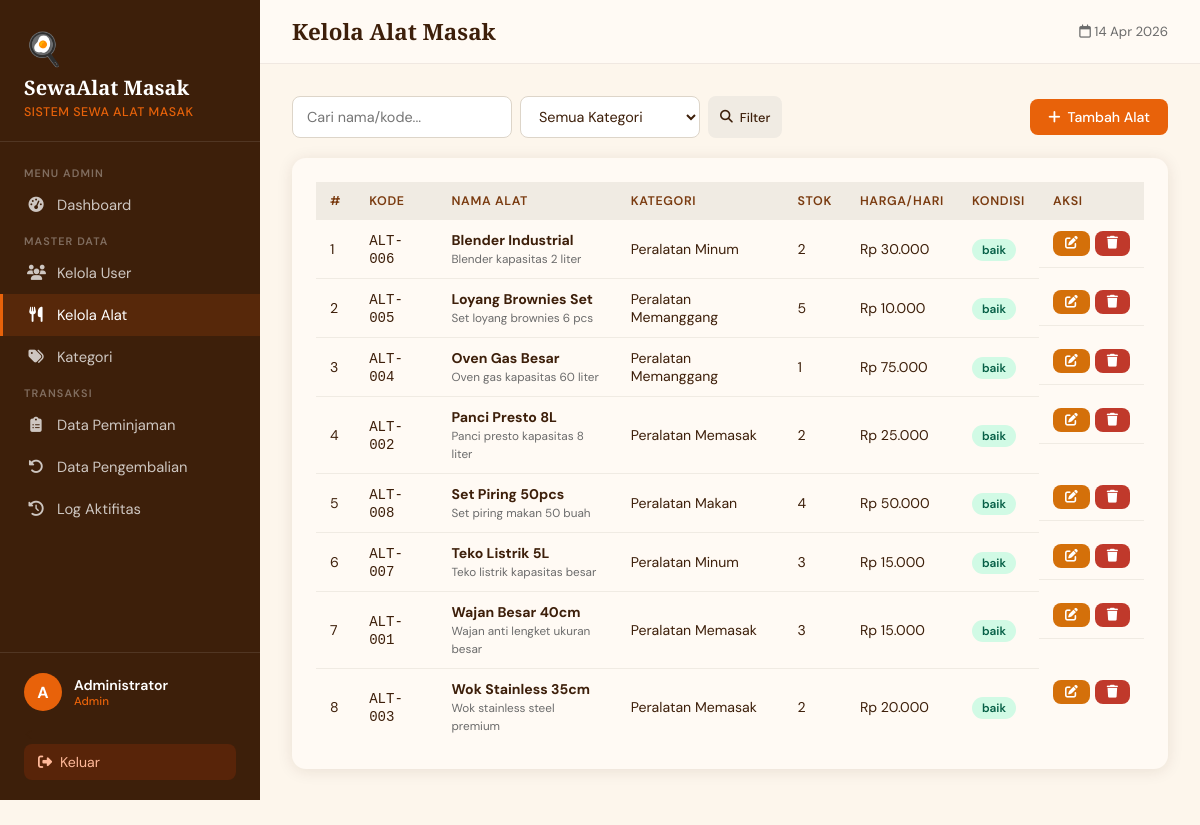
The page /alat.php (signed in) on the database its author committed.
### tables this page shows
CREATE TABLE alat (
    id INT AUTO_INCREMENT PRIMARY KEY,
    kategori_id INT,
    nama VARCHAR(150) NOT NULL,
    kode VARCHAR(50) UNIQUE,
    deskripsi TEXT,
    stok INT DEFAULT 1,
    harga_sewa DECIMAL(10,2) DEFAULT 0,
    kondisi ENUM('baik','rusak_ringan','rusak_berat') DEFAULT 'baik',
    foto VARCHAR(255),
    created_at TIMESTAMP DEFAULT CURRENT_TIMESTAMP,
    FOREIGN KEY (kategori_id) REFERENCES kategori(id) ON DELETE SET NULL
);

CREATE TABLE kategori (
    id INT AUTO_INCREMENT PRIMARY KEY,
    nama VARCHAR(100) NOT NULL,
    deskripsi TEXT,
    created_at TIMESTAMP DEFAULT CURRENT_TIMESTAMP
);

### includes/auth.php (called while the page is built, shortened)
<?php
function get_role() {
    return $_SESSION['role'] ?? '';
}
function current_user() {
    return [
        'id'   => $_SESSION['user_id'] ?? null,
        'nama' => $_SESSION['nama'] ?? '',
        'role' => $_SESSION['role'] ?? '',
        'email'=> $_SESSION['email'] ?? '',
    ];
}
?>

### includes/config.php (called while the page is built, shortened)
<?php
function rupiah($angka) {
    return 'Rp ' . number_format($angka, 0, ',', '.');
}
?>

### alat.php (the view, shortened to what this page needs)
<?php
require_once '../includes/config.php';
require_once '../includes/auth.php';
$page_title = 'Kelola Alat Masak';
$search=$_GET['q']??'';$kat_filter=$_GET['kat']??'';
$where="WHERE 1=1";
$alats=$conn->query("SELECT a.*,k.nama kat_nama FROM alat a LEFT JOIN kategori k ON a.kategori_id=k.id $where ORDER BY a.nama");
include '../includes/header.php';
?>
<div style="display:flex;gap:10px;flex-wrap:wrap;align-items:center;margin-bottom:20px;">
  <form method="GET" style="display:flex;gap:8px;flex:1;min-width:200px;flex-wrap:wrap;">
    <input type="text" name="q" placeholder="Cari nama/kode..." value="<?=htmlspecialchars($search)?>" style="max-width:220px;">
    <select name="kat" style="max-width:180px;">
      <option value="">Semua Kategori</option>
    </select>
    <button type="submit" class="btn btn-secondary btn-sm"><i class="fas fa-search"></i> Filter</button>
  </form>
  <button class="btn btn-primary" onclick="openModal('modal-tambah')"><i class="fas fa-plus"></i> Tambah Alat</button>
</div>
<div class="card">
  <div class="table-wrap">
    <table>
      <thead><tr><th>#</th><th>Kode</th><th>Nama Alat</th><th>Kategori</th><th>Stok</th><th>Harga/Hari</th><th>Kondisi</th><th>Aksi</th></tr></thead>
      <tbody>
        <?php $no=1; while($a=$alats->fetch_assoc()): ?>
        <tr>
          <td><?=$no++?></td>
          <td><code><?=$a['kode']?></code></td>
          <td><strong><?=htmlspecialchars($a['nama'])?></strong><br><small style="color:var(--gray)"><?=htmlspecialchars(substr($a['deskripsi']??'',0,50))?></small></td>
          <td><?=htmlspecialchars($a['kat_nama']??'-')?></td>
          <td><?=$a['stok']?></td>
          <td><?=rupiah($a['harga_sewa'])?></td>
          <td><span class="badge <?=$a['kondisi']=='baik'?'badge-success':($a['kondisi']=='rusak_ringan'?'badge-warning':'badge-danger')?>"><?=str_replace('_',' ',$a['kondisi'])?></span></td>
          <td style="display:flex;gap:5px;">
            <a href="?edit=<?=$a['id']?>" class="btn btn-warning btn-sm"><i class="fas fa-edit"></i></a>
            <form method="POST" style="display:inline" onsubmit="return confirm('Hapus alat ini?')">
              <button class="btn btn-danger btn-sm"><i class="fas fa-trash"></i></button>
            </form>
          </td>
        </tr>
        <?php endwhile; ?>
      </tbody>
    </table>
  </div>
</div>
<?php include '../includes/footer.php'; ?>

### includes/header.php (shortened to what this page needs)
<?php
$user = current_user();
$role = get_role();
$base = APP_URL;
?>
<!DOCTYPE html>
<html lang="id">
<head>
<link rel="stylesheet" href="https://cdnjs.cloudflare.com/ajax/libs/font-awesome/6.5.0/css/all.min.css">
</head>
<body>
<div class="sidebar">
  <div class="sidebar-brand">
    <div class="brand-icon">🍳</div>
    <h2><?= APP_NAME ?></h2>
    <span>Sistem Sewa Alat Masak</span>
  </div>
  <nav class="sidebar-nav">
    <?php if ($role === 'admin'): ?>
    <div class="nav-section">Menu Admin</div>
    <a href="<?=$base?>/admin/dashboard.php" class="nav-item <?= strpos($_SERVER['PHP_SELF'],'dashboard')!==false?'active':'' ?>">
      <i class="fas fa-tachometer-alt"></i> Dashboard
    </a>
    <div class="nav-section">Master Data</div>
    <a href="<?=$base?>/admin/users.php" class="nav-item <?= strpos($_SERVER['PHP_SELF'],'users')!==false?'active':'' ?>">
      <i class="fas fa-users"></i> Kelola User
    </a>
    <a href="<?=$base?>/admin/alat.php" class="nav-item <?= strpos($_SERVER['PHP_SELF'],'/alat')!==false?'active':'' ?>">
      <i class="fas fa-utensils"></i> Kelola Alat
    </a>
    <a href="<?=$base?>/admin/kategori.php" class="nav-item <?= strpos($_SERVER['PHP_SELF'],'kategori')!==false?'active':'' ?>">
      <i class="fas fa-tags"></i> Kategori
    </a>
    <div class="nav-section">Transaksi</div>
    <a href="<?=$base?>/admin/peminjaman.php" class="nav-item <?= strpos($_SERVER['PHP_SELF'],'peminjaman')!==false?'active':'' ?>">
      <i class="fas fa-clipboard-list"></i> Data Peminjaman
    </a>
    <a href="<?=$base?>/admin/pengembalian.php" class="nav-item <?= strpos($_SERVER['PHP_SELF'],'pengembalian')!==false?'active':'' ?>">
      <i class="fas fa-undo-alt"></i> Data Pengembalian
    </a>
    <a href="<?=$base?>/admin/log.php" class="nav-item <?= strpos($_SERVER['PHP_SELF'],'log')!==false?'active':'' ?>">
      <i class="fas fa-history"></i> Log Aktifitas
    </a>
    <?php endif; ?>
  </nav>
  <div class="sidebar-footer">
    <div class="user-card">
      <div class="user-avatar"><?= strtoupper(substr($user['nama'],0,1)) ?></div>
      <div class="user-info">
        <div class="name"><?= htmlspecialchars($user['nama']) ?></div>
        <div class="role-badge"><?= $user['role'] ?></div>
      </div>
    </div>
    <<form method="POST" action="<?=$base?>/auth/logout.php">
      <button type="submit" class="btn-logout"><i class="fas fa-sign-out-alt"></i> Keluar</button>
    </form>
  </div>
</div>
<div class="main-wrapper">
<div class="topbar">
  <h1><?= $page_title ?? APP_NAME ?></h1>
  <div class="topbar-right">
    <span class="topbar-date"><i class="far fa-calendar"></i> <?= date('d M Y') ?></span>
  </div>
</div>
<div class="main-content">

### includes/footer.php (shortened to what this page needs)
</div>
</div>
</body>
</html>

### rows shown on the page
alat: kode "ALT-006", nama "Blender Industrial", deskripsi "Blender kapasitas 2 liter", kategori.nama "Peralatan Minum", stok "2", harga_sewa "Rp 30.000", kondisi "baik"
alat: kode "ALT-005", nama "Loyang Brownies Set", deskripsi "Set loyang brownies 6 pcs", kategori.nama "Peralatan Memanggang", stok "5", harga_sewa "Rp 10.000", kondisi "baik"
alat: kode "ALT-004", nama "Oven Gas Besar", deskripsi "Oven gas kapasitas 60 liter", kategori.nama "Peralatan Memanggang", stok "1", harga_sewa "Rp 75.000", kondisi "baik"
alat: kode "ALT-002", nama "Panci Presto 8L", deskripsi "Panci presto kapasitas 8 liter", kategori.nama "Peralatan Memasak", stok "2", harga_sewa "Rp 25.000", kondisi "baik"
alat: kode "ALT-008", nama "Set Piring 50pcs", deskripsi "Set piring makan 50 buah", kategori.nama "Peralatan Makan", stok "4", harga_sewa "Rp 50.000", kondisi "baik"
alat: kode "ALT-007", nama "Teko Listrik 5L", deskripsi "Teko listrik kapasitas besar", kategori.nama "Peralatan Minum", stok "3", harga_sewa "Rp 15.000", kondisi "baik"
alat: kode "ALT-001", nama "Wajan Besar 40cm", deskripsi "Wajan anti lengket ukuran besar", kategori.nama "Peralatan Memasak", stok "3", harga_sewa "Rp 15.000", kondisi "baik"
alat: kode "ALT-003", nama "Wok Stainless 35cm", deskripsi "Wok stainless steel premium", kategori.nama "Peralatan Memasak", stok "2", harga_sewa "Rp 20.000", kondisi "baik"

### other values the page prints
APP_NAME "SewaAlat Masak"
substr($user['nama'],0,1) "A"
$user['nama'] "Administrator"
$user['role'] "Admin"
$page_title "Kelola Alat Masak"
